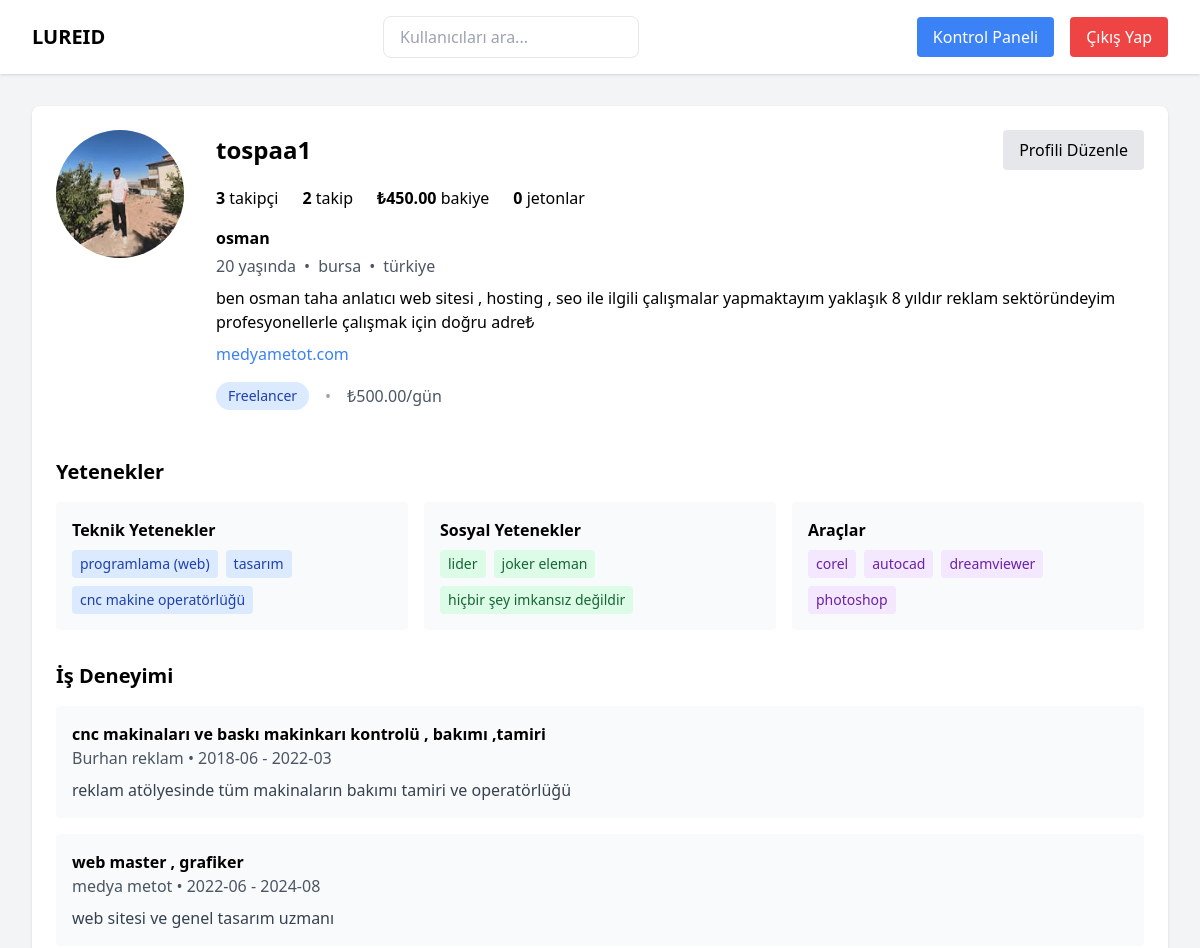
Page /tospaa1 (signed in, upper part) on the earlier database version.
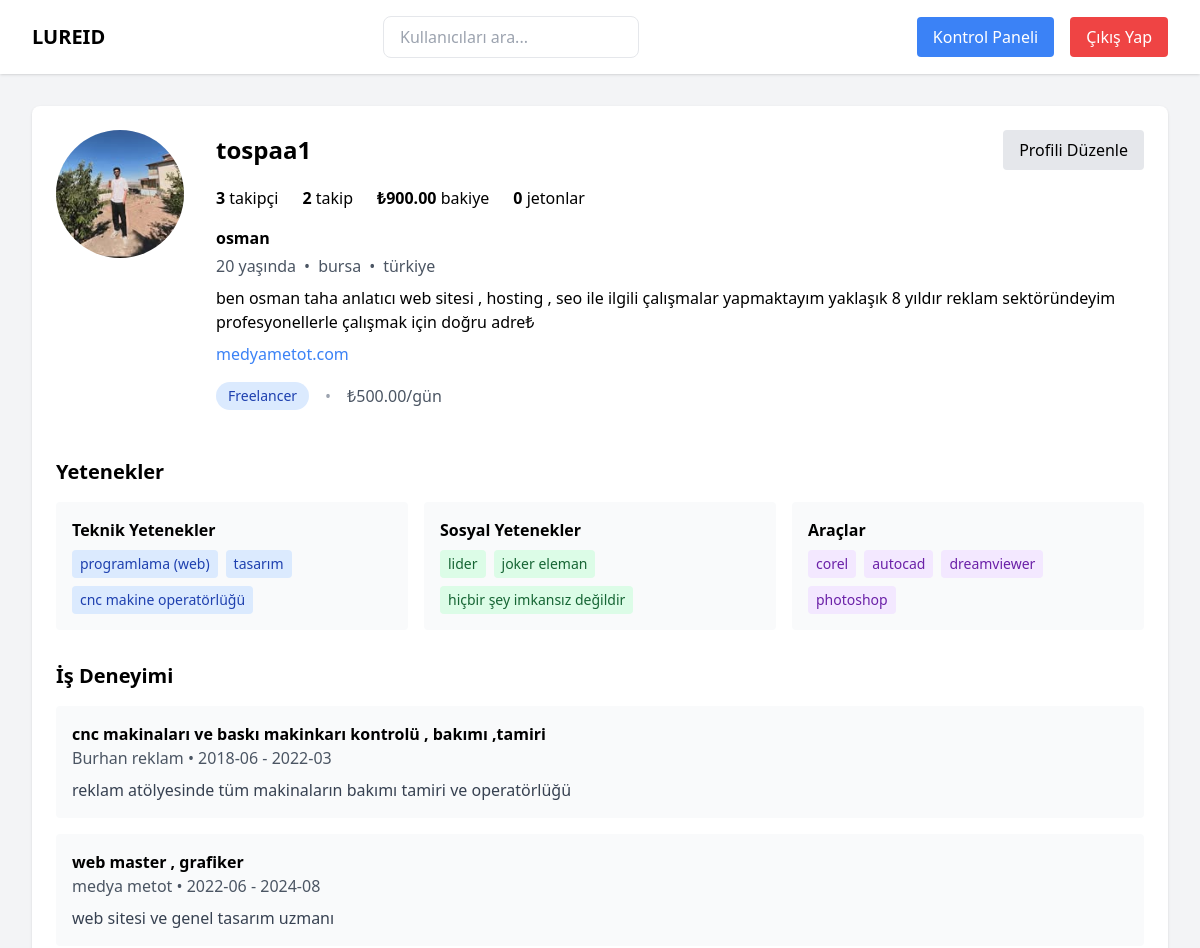
Same page on the later database version.
### tables this page shows
CREATE TABLE `users` (
  `user_id` int(11) NOT NULL,
  `username` varchar(255) DEFAULT NULL,
  `email` varchar(255) DEFAULT NULL,
  `phone` varchar(20) DEFAULT NULL,
  `password` varchar(255) DEFAULT NULL,
  `full_name` varchar(255) DEFAULT NULL,
  `google_id` varchar(255) DEFAULT NULL,
  `is_verified` tinyint(4) DEFAULT NULL,
  `remember_token` varchar(255) DEFAULT NULL,
  `two_factor_auth` tinyint(4) DEFAULT 0,
  `user_type` enum('user') DEFAULT 'user',
  `created_at` timestamp NOT NULL DEFAULT current_timestamp(),
  `remember_token_expires_at` timestamp NULL DEFAULT NULL,
  `subscription_plan` enum('basic','id_plus','id_plus_pro') NOT NULL DEFAULT 'basic'
);

CREATE TABLE `user_extended_details` (
  `detail_id` int(11) NOT NULL,
  `user_id` int(11) NOT NULL,
  `profile_photo_url` varchar(255) DEFAULT 'undefined',
  `cover_photo_url` varchar(255) DEFAULT 'undefined',
  `basic_info` longtext DEFAULT NULL CHECK (json_valid(`basic_info`)),
  `education_history` longtext DEFAULT NULL CHECK (json_valid(`education_history`)),
  `work_experience` longtext DEFAULT NULL CHECK (json_valid(`work_experience`)),
  `skills_matrix` longtext DEFAULT NULL CHECK (json_valid(`skills_matrix`)),
  `portfolio_showcase` longtext DEFAULT NULL CHECK (json_valid(`portfolio_showcase`)),
  `professional_profile` longtext DEFAULT NULL CHECK (json_valid(`professional_profile`)),
  `network_links` longtext DEFAULT NULL CHECK (json_valid(`network_links`)),
  `achievements` longtext DEFAULT NULL CHECK (json_valid(`achievements`)),
  `community_engagement` longtext DEFAULT NULL CHECK (json_valid(`community_engagement`)),
  `performance_metrics` longtext DEFAULT NULL CHECK (json_valid(`performance_metrics`)),
  `created_at` timestamp NOT NULL DEFAULT current_timestamp(),
  `updated_at` timestamp NULL DEFAULT NULL ON UPDATE current_timestamp(),
  `profile_completeness` decimal(5,2) DEFAULT 0.00,
  `owned_badges` longtext DEFAULT '[]' CHECK (json_valid(`owned_badges`))
);

CREATE TABLE `follows` (
  `user_id` int(11) NOT NULL,
  `following` longtext DEFAULT NULL CHECK (json_valid(`following`)),
  `followers` longtext DEFAULT NULL CHECK (json_valid(`followers`)),
  `created_at` timestamp NOT NULL DEFAULT current_timestamp(),
  `updated_at` timestamp NULL DEFAULT NULL ON UPDATE current_timestamp()
);

CREATE TABLE `wallet` (
  `wallet_id` int(11) NOT NULL,
  `user_id` int(11) NOT NULL,
  `balance` decimal(10,2) DEFAULT 0.00,
  `coins` int(11) DEFAULT 0,
  `created_at` timestamp NOT NULL DEFAULT current_timestamp(),
  `updated_at` timestamp NULL DEFAULT NULL ON UPDATE current_timestamp(),
  `last_transaction_date` timestamp NULL DEFAULT NULL
);

CREATE TABLE `freelancers` (
  `freelancer_id` int(11) NOT NULL,
  `user_id` int(11) NOT NULL,
  `phone` varchar(20) DEFAULT NULL,
  `identity_number` varchar(20) DEFAULT NULL,
  `profile_data` longtext DEFAULT NULL CHECK (json_valid(`profile_data`)),
  `professional_data` longtext DEFAULT NULL CHECK (json_valid(`professional_data`)),
  `financial_data` longtext DEFAULT NULL CHECK (json_valid(`financial_data`)),
  `additional_data` longtext DEFAULT NULL CHECK (json_valid(`additional_data`)),
  `approval_status` enum('PENDING','APPROVED','REJECTED') DEFAULT 'PENDING',
  `status` enum('ACTIVE','INACTIVE','BANNED') DEFAULT 'ACTIVE',
  `created_at` timestamp NOT NULL DEFAULT current_timestamp(),
  `updated_at` timestamp NULL DEFAULT NULL ON UPDATE current_timestamp(),
  `mod_note` text DEFAULT NULL COMMENT 'Moderatör red notu'
);

### languages/language_handler.php (called while the page is built, shortened)
<?php
class LanguageHandler {
    private static $translations = [];
    private static $currentLanguage = 'en';
    public static function init() {
        try {
            if(isset($_SESSION['user_id'])) {
                $config = require dirname(__FILE__) . "/../config/database.php";
                $dsn = "mysql:host={$config['host']};dbname={$config['dbname']};charset={$config['charset']}";
                $pdo = new PDO($dsn, $config['username'], $config['password'], $config['options']);
                $stmt = $pdo->prepare("SELECT language FROM user_settings WHERE user_id = ?");
                $stmt->execute([$_SESSION['user_id']]);
                $result = $stmt->fetch(PDO::FETCH_ASSOC);
                self::$currentLanguage = $result ? $result['language'] : 'en';
            }
            $languageFile = dirname(__FILE__) . '/' . self::$currentLanguage . '.php';
            if(file_exists($languageFile)) {
                self::$translations = require $languageFile;
            }
        } catch(Exception $e) {
            error_log("Language initialization error: " . $e->getMessage());
            self::$currentLanguage = 'en';
        }
    }
    public static function translate($text) {
        return self::$translations[$text] ?? $text;
    }
}
function __($text) {
    return LanguageHandler::translate($text);
}
?>

### public/profile/view.php (the view, shortened to what the rows shown need)
<?php
require_once '../../languages/language_handler.php';
try {
    $dbConfig = require '../../config/database.php';
    $db = new PDO(
        "mysql:host={$dbConfig['host']};dbname={$dbConfig['dbname']};charset={$dbConfig['charset']}",
        $dbConfig['username'],
        $dbConfig['password'],
        $dbConfig['options']
    );
} catch (PDOException $e) {
    error_log("Error: " . $e->getMessage());
    exit('Database connection failed');
}
$username = isset($_GET['username']) ? $_GET['username'] : null;
$stmt = $db->prepare("
    SELECT
        u.*,
        ued.*,
        w.balance,
        w.coins,
        f.following,
        f.followers
    FROM users u
    LEFT JOIN user_extended_details ued ON u.user_id = ued.user_id
    LEFT JOIN wallet w ON u.user_id = w.user_id
    LEFT JOIN follows f ON u.user_id = f.user_id
    WHERE u.username = ?
");
$stmt->execute([$username]);
$profile = $stmt->fetch(PDO::FETCH_ASSOC);
$basicInfo = json_decode($profile['basic_info'], true) ?? [];
$skillsMatrix = json_decode($profile['skills_matrix'], true) ?? [];
$isFreelancer = false;
$stmt = $db->prepare("SELECT * FROM freelancers WHERE user_id = ?");
$stmt->execute([$profile['user_id']]);
$freelancerData = $stmt->fetch(PDO::FETCH_ASSOC);
if ($freelancerData) {
    $isFreelancer = true;
}
$avatarPath = $profile['profile_photo_url'] ?? 'profile/avatars/default.jpg';
$avatarUrl = '/public/' . $avatarPath;
$isOwnProfile = isset($_SESSION['user_id']) && $_SESSION['user_id'] == $profile['user_id'];
$following = json_decode($profile['following'] ?? '[]', true);
$followers = json_decode($profile['followers'] ?? '[]', true);
$followersCount = count($followers);
$followingCount = count($following);
?>
<!DOCTYPE html>
<html lang="en">
<head>
    <script src="https://cdn.tailwindcss.com"></script>
</head>
<body class="bg-gray-100">
    <header class="bg-white shadow">
        <div class="max-w-7xl mx-auto px-4 sm:px-6 lg:px-8 py-4 flex justify-between items-center">
            <h1 class="text-xl font-bold">LUREID</h1>
        </div>
    </header>
    <main class="max-w-7xl mx-auto px-4 sm:px-6 lg:px-8 py-8">
        <div class="bg-white rounded-lg shadow p-6">
            <div class="flex items-start gap-8 mb-8">
                <img src="<?php echo $avatarUrl; ?>"
                    alt="<?php echo htmlspecialchars($profile['username']); ?>'s <?= __('Profile Photo') ?>"
                    class="w-32 h-32 rounded-full object-cover">
                <div class="flex-1">
                    <div class="flex items-center justify-between mb-4">
                        <h2 class="text-2xl font-bold"><?php echo htmlspecialchars($profile['username']); ?></h2>
                        <?php if ($isOwnProfile): ?>
                            <a href="/public/components/settings/settings.php"
                                class="px-4 py-2 bg-gray-200 rounded hover:bg-gray-300 inline-block">
                                <?= __('Edit Profile') ?>
                            </a>
                        <?php endif; ?>
                    </div>
                    <div class="flex gap-6 mb-4">
                        <div class="followersCount cursor-pointer">
                            <span class="font-bold"><?php echo $followersCount; ?></span> <?= __('followers') ?>
                        </div>
                        <div class="followingCount cursor-pointer">
                            <span class="font-bold"><?php echo $followingCount; ?></span> <?= __('following') ?>
                        </div>
                        <?php if ($isOwnProfile): ?>
                            <div>
                                <span class="font-bold">₺<?php echo number_format($profile['balance'], 2); ?></span>
                                <?= __('balance') ?>
                            </div>
                            <div>
                                <span class="font-bold"><?php echo $profile['coins']; ?></span> <?= __('coins') ?>
                            </div>
                        <?php endif; ?>
                    </div>
                    <div class="mb-4">
                        <h3 class="font-bold">
                            <?php echo htmlspecialchars($basicInfo['full_name'] ?? $profile['full_name']); ?>
                        </h3>
                        <div class="flex items-center gap-2 text-gray-600 mt-1 mb-2">
                            <?php if (isset($basicInfo['age'])): ?>
                                <span><?php echo htmlspecialchars($basicInfo['age']); ?>     <?= __('years old') ?></span>
                                <?php if (isset($basicInfo['location'])): ?>
                                    <span>•</span>
                                <?php endif; ?>
                            <?php endif; ?>
                            <?php if (isset($basicInfo['location'])): ?>
                                <span><?php echo htmlspecialchars($basicInfo['location']['city'] ?? ''); ?></span>
                                <?php if (isset($basicInfo['location']['country'])): ?>
                                    <span>•</span>
                                    <span><?php echo htmlspecialchars($basicInfo['location']['country']); ?></span>
                                <?php endif; ?>
                            <?php endif; ?>
                        </div>
                        <?php if (isset($basicInfo['biography'])): ?>
                            <p class="mb-2"><?php echo nl2br(htmlspecialchars($basicInfo['biography'])); ?></p>
                        <?php endif; ?>
                        <?php if (isset($basicInfo['contact']['website'])): ?>
                            <a href="<?php echo htmlspecialchars($basicInfo['contact']['website']); ?>" target="_blank"
                                class="text-blue-500 hover:underline">
                                <?php echo htmlspecialchars($basicInfo['contact']['website']); ?>
                            </a>
                        <?php endif; ?>
                    </div>
                    <?php if ($isFreelancer): ?>
                        <?php
                        $financialData = json_decode($freelancerData['financial_data'], true);
                        $dailyRate = $financialData['daily_rate'] ?? null;
                        ?>
                        <div class="flex items-center gap-2 mb-4">
                            <span class="bg-blue-100 text-blue-800 px-3 py-1 rounded-full text-sm">
                                <?= __('Freelancer') ?>
                            </span>
                            <?php if ($dailyRate): ?>
                                <span class="mx-2 text-gray-400">•</span>
                                <span class="text-gray-600">
                                    ₺<?php echo number_format($dailyRate, 2); ?>/<?= __('day') ?>
                                </span>
                            <?php endif; ?>
                        </div>
                    <?php endif; ?>
                </div>
            </div>
            <?php if (!empty($skillsMatrix)): ?>
                <div class="mb-8">
                    <div class="grid grid-cols-1 md:grid-cols-2 lg:grid-cols-3 gap-4">
                        <?php if (!empty($skillsMatrix['technical_skills'])): ?>
                            <div class="bg-gray-50 p-4 rounded">
                                <div class="flex flex-wrap gap-2">
                                    <?php foreach ($skillsMatrix['technical_skills'] as $skill): ?>
                                        <span class="bg-blue-100 text-blue-800 px-2 py-1 rounded text-sm">
                                            <?php echo htmlspecialchars($skill); ?>
                                        </span>
                                    <?php endforeach; ?>
                                </div>
                            </div>
                        <?php endif; ?>
                        <?php if (!empty($skillsMatrix['soft_skills'])): ?>
                            <div class="bg-gray-50 p-4 rounded">
                                <div class="flex flex-wrap gap-2">
                                    <?php foreach ($skillsMatrix['soft_skills'] as $skill): ?>
                                        <span class="bg-green-100 text-green-800 px-2 py-1 rounded text-sm">
                                            <?php echo htmlspecialchars($skill); ?>
                                        </span>
                                    <?php endforeach; ?>
                                </div>
                            </div>
                        <?php endif; ?>
                        <?php if (!empty($skillsMatrix['tools'])): ?>
                            <div class="bg-gray-50 p-4 rounded">
                                <div class="flex flex-wrap gap-2">
                                    <?php foreach ($skillsMatrix['tools'] as $tool): ?>
                                        <span class="bg-purple-100 text-purple-800 px-2 py-1 rounded text-sm">
                                            <?php echo htmlspecialchars($tool); ?>
                                        </span>
                                    <?php endforeach; ?>
                                </div>
                            </div>
                        <?php endif; ?>
                    </div>
                </div>
            <?php endif; ?>
</body>
</html>

Differences in the rows shown:
changed through a linked row, users "tospaa1": wallet.balance "450.00" → "900.00"
